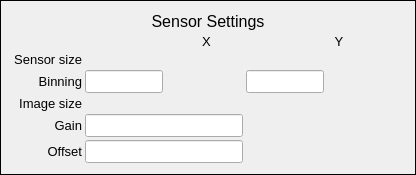
    <widget class="PyDMFrame" name="PyDMFrame_3">
     <property name="toolTip">
      <string/>
     </property>
     <property name="frameShape">
      <enum>QFrame::Box</enum>
     </property>
     <layout class="QVBoxLayout" name="verticalLayout_2">
      <property name="spacing">
       <number>3</number>
      </property>
      <item>
       <widget class="PyDMLabel" name="PyDMLabel_3">
        <property name="font">
         <font>
          <pointsize>12</pointsize>
         </font>
        </property>
        <property name="toolTip">
         <string/>
        </property>
        <property name="text">
         <string>Sensor Settings</string>
        </property>
        <property name="alignment">
         <set>Qt::AlignCenter</set>
        </property>
       </widget>
      </item>
      <item>
       <layout class="QHBoxLayout" name="horizontalLayout_7">
        <item>
         <spacer name="horizontalSpacer">
          <property name="sizePolicy">
           <sizepolicy hsizetype="Minimum" vsizetype="Minimum">
            <horstretch>0</horstretch>
            <verstretch>0</verstretch>
           </sizepolicy>
          </property>
          <property name="minimumSize">
           <size>
            <width>70</width>
            <height>0</height>
           </size>
          </property>
          <property name="orientation">
           <enum>Qt::Horizontal</enum>
          </property>
          <property name="sizeHint" stdset="0">
           <size>
            <width>40</width>
            <height>20</height>
           </size>
          </property>
         </spacer>
        </item>
        <item>
         <widget class="QLabel" name="text_1">
          <property name="sizePolicy">
           <sizepolicy hsizetype="Expanding" vsizetype="Preferred">
            <horstretch>0</horstretch>
            <verstretch>0</verstretch>
           </sizepolicy>
          </property>
          <property name="font">
           <font>
            <pointsize>10</pointsize>
           </font>
          </property>
          <property name="toolTip">
           <string>text_1</string>
          </property>
          <property name="styleSheet">
           <string notr="true">QLabel#text_1 { color: palette(window-text); }</string>
          </property>
          <property name="text">
           <string>X</string>
          </property>
          <property name="alignment">
           <set>Qt::AlignCenter</set>
          </property>
          <property name="brush" stdset="0">
           <brush brushstyle="SolidPattern">
            <color alpha="255">
             <red>0</red>
             <green>0</green>
             <blue>0</blue>
            </color>
           </brush>
          </property>
         </widget>
        </item>
        <item>
         <widget class="QLabel" name="text_4">
          <property name="sizePolicy">
           <sizepolicy hsizetype="Expanding" vsizetype="Preferred">
            <horstretch>0</horstretch>
            <verstretch>0</verstretch>
           </sizepolicy>
          </property>
          <property name="font">
           <font>
            <pointsize>10</pointsize>
           </font>
          </property>
          <property name="toolTip">
           <string>text_2</string>
          </property>
          <property name="styleSheet">
           <string notr="true">QLabel#text_4 { color: palette(window-text); }</string>
          </property>
          <property name="text">
           <string>Y</string>
          </property>
          <property name="alignment">
           <set>Qt::AlignCenter</set>
          </property>
          <property name="brush" stdset="0">
           <brush brushstyle="SolidPattern">
            <color alpha="255">
             <red>0</red>
             <green>0</green>
             <blue>0</blue>
            </color>
           </brush>
          </property>
         </widget>
        </item>
       </layout>
      </item>
      <item>
       <layout class="QHBoxLayout" name="horizontalLayout_8">
        <item>
         <widget class="QLabel" name="text_8">
          <property name="sizePolicy">
           <sizepolicy hsizetype="Fixed" vsizetype="Preferred">
            <horstretch>0</horstretch>
            <verstretch>0</verstretch>
           </sizepolicy>
          </property>
          <property name="minimumSize">
           <size>
            <width>70</width>
            <height>0</height>
           </size>
          </property>
          <property name="font">
           <font>
            <pointsize>10</pointsize>
           </font>
          </property>
          <property name="toolTip">
           <string>text_6</string>
          </property>
          <property name="styleSheet">
           <string notr="true">QLabel#text_8 { color: palette(window-text); }</string>
          </property>
          <property name="text">
           <string>Sensor size</string>
          </property>
          <property name="alignment">
           <set>Qt::AlignRight|Qt::AlignTrailing|Qt::AlignVCenter</set>
          </property>
          <property name="brush" stdset="0">
           <brush brushstyle="SolidPattern">
            <color alpha="255">
             <red>0</red>
             <green>0</green>
             <blue>0</blue>
            </color>
           </brush>
          </property>
         </widget>
        </item>
        <item>
         <widget class="PyDMLabel" name="text_update_6">
          <property name="font">
           <font>
            <pointsize>10</pointsize>
           </font>
          </property>
          <property name="toolTip">
           <string>PV: ${P}${R}MaxSizeX_RBV</string>
          </property>
          <property name="preserveAdlBackground" stdset="0">
           <bool>true</bool>
          </property>
          <property name="styleSheet">
           <string notr="true">PyDMLabel#text_update_6 {
  color: rgb(10, 0, 184);
  background-color: rgb(187, 187, 187);
  }</string>
          </property>
          <property name="alignment">
           <set>Qt::AlignCenter</set>
          </property>
          <property name="textInteractionFlags">
           <set>Qt::TextSelectableByKeyboard|Qt::TextSelectableByMouse</set>
          </property>
          <property name="channel" stdset="0">
           <string>ca://${P}${R}MaxSizeX_RBV</string>
          </property>
         </widget>
        </item>
        <item>
         <widget class="PyDMLabel" name="text_update_7">
          <property name="font">
           <font>
            <pointsize>10</pointsize>
           </font>
          </property>
          <property name="toolTip">
           <string>PV: ${P}${R}MaxSizeY_RBV</string>
          </property>
          <property name="preserveAdlBackground" stdset="0">
           <bool>true</bool>
          </property>
          <property name="styleSheet">
           <string notr="true">PyDMLabel#text_update_7 {
  color: rgb(10, 0, 184);
  background-color: rgb(187, 187, 187);
  }</string>
          </property>
          <property name="alignment">
           <set>Qt::AlignCenter</set>
          </property>
          <property name="textInteractionFlags">
           <set>Qt::TextSelectableByKeyboard|Qt::TextSelectableByMouse</set>
          </property>
          <property name="channel" stdset="0">
           <string>ca://${P}${R}MaxSizeY_RBV</string>
          </property>
         </widget>
        </item>
       </layout>
      </item>
      <item>
       <layout class="QHBoxLayout" name="horizontalLayout_9">
        <item>
         <widget class="QLabel" name="text_10">
          <property name="sizePolicy">
           <sizepolicy hsizetype="Fixed" vsizetype="Preferred">
            <horstretch>0</horstretch>
            <verstretch>0</verstretch>
           </sizepolicy>
          </property>
          <property name="minimumSize">
           <size>
            <width>70</width>
            <height>0</height>
           </size>
          </property>
          <property name="font">
           <font>
            <pointsize>10</pointsize>
           </font>
          </property>
          <property name="toolTip">
           <string>text_3</string>
          </property>
          <property name="styleSheet">
           <string notr="true">QLabel#text_10 { color: palette(window-text); }</string>
          </property>
          <property name="text">
           <string>Binning</string>
          </property>
          <property name="alignment">
           <set>Qt::AlignRight|Qt::AlignTrailing|Qt::AlignVCenter</set>
          </property>
          <property name="brush" stdset="0">
           <brush brushstyle="SolidPattern">
            <color alpha="255">
             <red>0</red>
             <green>0</green>
             <blue>0</blue>
            </color>
           </brush>
          </property>
         </widget>
        </item>
        <item>
         <widget class="PyDMLineEdit" name="text_entry_3">
          <property name="sizePolicy">
           <sizepolicy hsizetype="Expanding" vsizetype="Fixed">
            <horstretch>1</horstretch>
            <verstretch>0</verstretch>
           </sizepolicy>
          </property>
          <property name="minimumSize">
           <size>
            <width>30</width>
            <height>0</height>
           </size>
          </property>
          <property name="font">
           <font>
            <pointsize>10</pointsize>
           </font>
          </property>
          <property name="toolTip">
           <string>${P}${R}BinX</string>
          </property>
          <property name="styleSheet">
           <string notr="true">PyDMLineEdit#text_entry_3 {
  color: rgb(0, 0, 0);
  background-color: rgb(115, 223, 255);
  border: 1px solid black;
  margin: 0px;
  padding: 0px;
  spacing: 0px;
  }</string>
          </property>
          <property name="channel" stdset="0">
           <string>ca://${P}${R}BinX</string>
          </property>
         </widget>
        </item>
        <item>
         <widget class="PyDMLabel" name="text_update_4">
          <property name="sizePolicy">
           <sizepolicy hsizetype="Expanding" vsizetype="Preferred">
            <horstretch>1</horstretch>
            <verstretch>0</verstretch>
           </sizepolicy>
          </property>
          <property name="minimumSize">
           <size>
            <width>30</width>
            <height>0</height>
           </size>
          </property>
          <property name="font">
           <font>
            <pointsize>10</pointsize>
           </font>
          </property>
          <property name="toolTip">
           <string>PV: ${P}${R}BinX_RBV</string>
          </property>
          <property name="preserveAdlBackground" stdset="0">
           <bool>true</bool>
          </property>
          <property name="styleSheet">
           <string notr="true">PyDMLabel#text_update_4 {
  color: rgb(10, 0, 184);
  background-color: rgb(187, 187, 187);
  }</string>
          </property>
          <property name="alignment">
           <set>Qt::AlignCenter</set>
          </property>
          <property name="textInteractionFlags">
           <set>Qt::TextSelectableByKeyboard|Qt::TextSelectableByMouse</set>
          </property>
          <property name="channel" stdset="0">
           <string>ca://${P}${R}BinX_RBV</string>
          </property>
         </widget>
        </item>
        <item>
         <widget class="PyDMLineEdit" name="text_entry_1">
          <property name="sizePolicy">
           <sizepolicy hsizetype="Expanding" vsizetype="Fixed">
            <horstretch>1</horstretch>
            <verstretch>0</verstretch>
           </sizepolicy>
          </property>
          <property name="minimumSize">
           <size>
            <width>30</width>
            <height>0</height>
           </size>
          </property>
          <property name="font">
           <font>
            <pointsize>10</pointsize>
           </font>
          </property>
          <property name="toolTip">
           <string>${P}${R}BinY</string>
          </property>
          <property name="styleSheet">
           <string notr="true">PyDMLineEdit#text_entry_1 {
  color: rgb(0, 0, 0);
  background-color: rgb(115, 223, 255);
  border: 1px solid black;
  margin: 0px;
  padding: 0px;
  spacing: 0px;
  }</string>
          </property>
          <property name="channel" stdset="0">
           <string>ca://${P}${R}BinY</string>
          </property>
         </widget>
        </item>
        <item>
         <widget class="PyDMLabel" name="text_update_1">
          <property name="sizePolicy">
           <sizepolicy hsizetype="Expanding" vsizetype="Preferred">
            <horstretch>1</horstretch>
            <verstretch>0</verstretch>
           </sizepolicy>
          </property>
          <property name="minimumSize">
           <size>
            <width>30</width>
            <height>0</height>
           </size>
          </property>
          <property name="font">
           <font>
            <pointsize>10</pointsize>
           </font>
          </property>
          <property name="toolTip">
           <string>PV: ${P}${R}BinY_RBV</string>
          </property>
          <property name="preserveAdlBackground" stdset="0">
           <bool>true</bool>
          </property>
          <property name="styleSheet">
           <string notr="true">PyDMLabel#text_update_1 {
  color: rgb(10, 0, 184);
  background-color: rgb(187, 187, 187);
  }</string>
          </property>
          <property name="alignment">
           <set>Qt::AlignCenter</set>
          </property>
          <property name="textInteractionFlags">
           <set>Qt::TextSelectableByKeyboard|Qt::TextSelectableByMouse</set>
          </property>
          <property name="channel" stdset="0">
           <string>ca://${P}${R}BinY_RBV</string>
          </property>
         </widget>
        </item>
       </layout>
      </item>
      <item>
       <layout class="QHBoxLayout" name="horizontalLayout_10">
        <item>
         <widget class="QLabel" name="text_12">
          <property name="sizePolicy">
           <sizepolicy hsizetype="Fixed" vsizetype="Preferred">
            <horstretch>0</horstretch>
            <verstretch>0</verstretch>
           </sizepolicy>
          </property>
          <property name="minimumSize">
           <size>
            <width>70</width>
            <height>0</height>
           </size>
          </property>
          <property name="font">
           <font>
            <pointsize>10</pointsize>
           </font>
          </property>
          <property name="toolTip">
           <string>text_12</string>
          </property>
          <property name="styleSheet">
           <string notr="true">QLabel#text_12 { color: palette(window-text); }</string>
          </property>
          <property name="text">
           <string>Image size</string>
          </property>
          <property name="alignment">
           <set>Qt::AlignRight|Qt::AlignTrailing|Qt::AlignVCenter</set>
          </property>
          <property name="brush" stdset="0">
           <brush brushstyle="SolidPattern">
            <color alpha="255">
             <red>0</red>
             <green>0</green>
             <blue>0</blue>
            </color>
           </brush>
          </property>
         </widget>
        </item>
        <item>
         <widget class="PyDMLabel" name="text_update_14">
          <property name="font">
           <font>
            <pointsize>10</pointsize>
           </font>
          </property>
          <property name="toolTip">
           <string>PV: ${P}${R}ArraySizeX_RBV</string>
          </property>
          <property name="preserveAdlBackground" stdset="0">
           <bool>true</bool>
          </property>
          <property name="styleSheet">
           <string notr="true">PyDMLabel#text_update_14 {
  color: rgb(10, 0, 184);
  background-color: rgb(187, 187, 187);
  }</string>
          </property>
          <property name="alignment">
           <set>Qt::AlignCenter</set>
          </property>
          <property name="textInteractionFlags">
           <set>Qt::TextSelectableByKeyboard|Qt::TextSelectableByMouse</set>
          </property>
          <property name="channel" stdset="0">
           <string>ca://${P}${R}ArraySizeX_RBV</string>
          </property>
         </widget>
        </item>
        <item>
         <widget class="PyDMLabel" name="text_update_15">
          <property name="font">
           <font>
            <pointsize>10</pointsize>
           </font>
          </property>
          <property name="toolTip">
           <string>PV: ${P}${R}ArraySizeY_RBV</string>
          </property>
          <property name="preserveAdlBackground" stdset="0">
           <bool>true</bool>
          </property>
          <property name="styleSheet">
           <string notr="true">PyDMLabel#text_update_15 {
  color: rgb(10, 0, 184);
  background-color: rgb(187, 187, 187);
  }</string>
          </property>
          <property name="alignment">
           <set>Qt::AlignCenter</set>
          </property>
          <property name="textInteractionFlags">
           <set>Qt::TextSelectableByKeyboard|Qt::TextSelectableByMouse</set>
          </property>
          <property name="channel" stdset="0">
           <string>ca://${P}${R}ArraySizeY_RBV</string>
          </property>
         </widget>
        </item>
       </layout>
      </item>
      <item>
       <layout class="QHBoxLayout" name="horizontalLayout_11">
        <item>
         <widget class="QLabel" name="text_11">
          <property name="sizePolicy">
           <sizepolicy hsizetype="Fixed" vsizetype="Preferred">
            <horstretch>0</horstretch>
            <verstretch>0</verstretch>
           </sizepolicy>
          </property>
          <property name="minimumSize">
           <size>
            <width>70</width>
            <height>0</height>
           </size>
          </property>
          <property name="font">
           <font>
            <pointsize>10</pointsize>
           </font>
          </property>
          <property name="toolTip">
           <string>text_8</string>
          </property>
          <property name="styleSheet">
           <string notr="true">QLabel#text_11 { color: palette(window-text); }</string>
          </property>
          <property name="text">
           <string>Gain</string>
          </property>
          <property name="alignment">
           <set>Qt::AlignRight|Qt::AlignTrailing|Qt::AlignVCenter</set>
          </property>
          <property name="brush" stdset="0">
           <brush brushstyle="SolidPattern">
            <color alpha="255">
             <red>0</red>
             <green>0</green>
             <blue>0</blue>
            </color>
           </brush>
          </property>
         </widget>
        </item>
        <item>
         <widget class="PyDMLineEdit" name="text_entry_6">
          <property name="sizePolicy">
           <sizepolicy hsizetype="Expanding" vsizetype="Fixed">
            <horstretch>1</horstretch>
            <verstretch>0</verstretch>
           </sizepolicy>
          </property>
          <property name="font">
           <font>
            <pointsize>10</pointsize>
           </font>
          </property>
          <property name="toolTip">
           <string>${P}${R}Gain</string>
          </property>
          <property name="styleSheet">
           <string notr="true">PyDMLineEdit#text_entry_6 {
  color: rgb(0, 0, 0);
  background-color: rgb(115, 223, 255);
  border: 1px solid black;
  margin: 0px;
  padding: 0px;
  spacing: 0px;
  }</string>
          </property>
          <property name="channel" stdset="0">
           <string>ca://${P}${R}Gain</string>
          </property>
         </widget>
        </item>
        <item>
         <widget class="PyDMLabel" name="text_update_9">
          <property name="sizePolicy">
           <sizepolicy hsizetype="Expanding" vsizetype="Preferred">
            <horstretch>1</horstretch>
            <verstretch>0</verstretch>
           </sizepolicy>
          </property>
          <property name="font">
           <font>
            <pointsize>10</pointsize>
           </font>
          </property>
          <property name="toolTip">
           <string>PV: ${P}${R}Gain_RBV</string>
          </property>
          <property name="preserveAdlBackground" stdset="0">
           <bool>true</bool>
          </property>
          <property name="styleSheet">
           <string notr="true">PyDMLabel#text_update_9 {
  color: rgb(10, 0, 184);
  background-color: rgb(187, 187, 187);
  }</string>
          </property>
          <property name="alignment">
           <set>Qt::AlignCenter</set>
          </property>
          <property name="textInteractionFlags">
           <set>Qt::TextSelectableByKeyboard|Qt::TextSelectableByMouse</set>
          </property>
          <property name="channel" stdset="0">
           <string>ca://${P}${R}Gain_RBV</string>
          </property>
         </widget>
        </item>
       </layout>
      </item>
      <item>
       <layout class="QHBoxLayout" name="horizontalLayout_17">
        <item>
         <widget class="QLabel" name="text_17">
          <property name="sizePolicy">
           <sizepolicy hsizetype="Fixed" vsizetype="Preferred">
            <horstretch>0</horstretch>
            <verstretch>0</verstretch>
           </sizepolicy>
          </property>
          <property name="minimumSize">
           <size>
            <width>70</width>
            <height>0</height>
           </size>
          </property>
          <property name="font">
           <font>
            <pointsize>10</pointsize>
           </font>
          </property>
          <property name="toolTip">
           <string>text_8</string>
          </property>
          <property name="styleSheet">
           <string notr="true">QLabel#text_17 { color: palette(window-text); }</string>
          </property>
          <property name="text">
           <string>Offset</string>
          </property>
          <property name="alignment">
           <set>Qt::AlignRight|Qt::AlignTrailing|Qt::AlignVCenter</set>
          </property>
          <property name="brush" stdset="0">
           <brush brushstyle="SolidPattern">
            <color alpha="255">
             <red>0</red>
             <green>0</green>
             <blue>0</blue>
            </color>
           </brush>
          </property>
         </widget>
        </item>
        <item>
         <widget class="PyDMLineEdit" name="text_entry_7">
          <property name="sizePolicy">
           <sizepolicy hsizetype="Expanding" vsizetype="Fixed">
            <horstretch>1</horstretch>
            <verstretch>0</verstretch>
           </sizepolicy>
          </property>
          <property name="font">
           <font>
            <pointsize>10</pointsize>
           </font>
          </property>
          <property name="toolTip">
           <string>${P}${R}Offset</string>
          </property>
          <property name="styleSheet">
           <string notr="true">PyDMLineEdit#text_entry_7{
  color: rgb(0, 0, 0);
  background-color: rgb(115, 223, 255);
  border: 1px solid black;
  margin: 0px;
  padding: 0px;
  spacing: 0px;
  }</string>
          </property>
          <property name="channel" stdset="0">
           <string>ca://${P}${R}Offset</string>
          </property>
         </widget>
        </item>
        <item>
         <widget class="PyDMLabel" name="text_update_11">
          <property name="sizePolicy">
           <sizepolicy hsizetype="Expanding" vsizetype="Preferred">
            <horstretch>1</horstretch>
            <verstretch>0</verstretch>
           </sizepolicy>
          </property>
          <property name="font">
           <font>
            <pointsize>10</pointsize>
           </font>
          </property>
          <property name="toolTip">
           <string>PV: ${P}${R}Offset_RBV</string>
          </property>
          <property name="preserveAdlBackground" stdset="0">
           <bool>true</bool>
          </property>
          <property name="styleSheet">
           <string notr="true">PyDMLabel#text_update_11 {
  color: rgb(10, 0, 184);
  background-color: rgb(187, 187, 187);
  }</string>
          </property>
          <property name="alignment">
           <set>Qt::AlignCenter</set>
          </property>
          <property name="textInteractionFlags">
           <set>Qt::TextSelectableByKeyboard|Qt::TextSelectableByMouse</set>
          </property>
          <property name="channel" stdset="0">
           <string>ca://${P}${R}Offset_RBV</string>
          </property>
         </widget>
        </item>
       </layout>
      </item>
     </layout>
    </widget>
